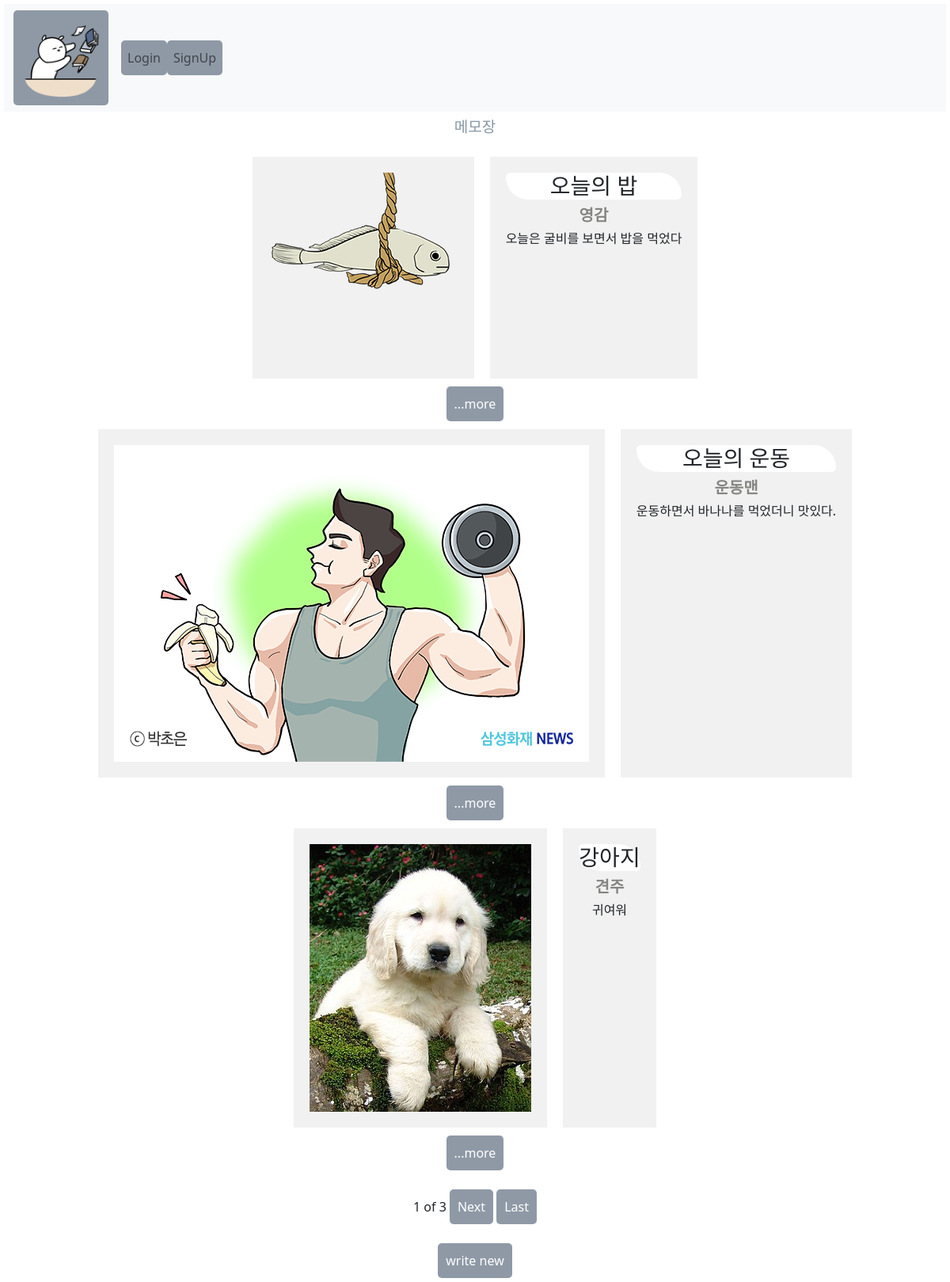
The page / on the database its author committed.
### blogapp/models.py (models this page shows, shortened)
class Blog(models.Model):
    blog_title = models.CharField(max_length=200)
    blog_writer = models.CharField(max_length=100)
    blog_date = models.DateTimeField()
    blog_body = models.TextField()
    blog_img = models.ImageField(upload_to="blog/", blank = True, null = True)
    image_thumbnail = ImageSpecField(source = 'blog_img', processors=[ResizeToFill(120,100)])
    def blog_summary(self):
        return self.blog_body[:100]

### blogapp/views.py (the view)
# urls.py: path('', bloghome, name="bloghome"),
def bloghome(request):
    blog = Blog.objects.all()
    blogList = Blog.objects.all()
    paginator = Paginator(blogList, 3)
    page = request.GET.get('page')
    posts = paginator.get_page(page) #해당페이지 번호에 해당하는 페이지가 posts에 저장
    return render(request,'bloghome.html',{'blog' : blog, 'posts' : posts})

### blogapp/templates/bloghome.html (shortened to what this page needs)
{% extends 'base.html' %}
{% block content %}
    <h1>메모장</h1>
    <div class="contain">
    {% for blog in posts %}
        <div class="flex-container">
            {%if blog.blog_img %}
            <div>
                <img src="{{blog.image_thumbnail.url}}">
            </div>
            {%endif%}
            <div>
                <h3 class="round">{{blog.blog_title}}</h3>
                <h5><b>{{blog.blog_writer}}</b></h5>
                <h6>{{blog.blog_summary}} </h6>
            </div>
        </div>
        <a href="{%url 'blogdetail' blog.id %}">...more</a>
        <br>
        </div>
    {% endfor %}
    <br>
    <span>{{posts.number}}</span>
    <span>of</span>
    <span>{{posts.paginator.num_pages}}</span>
    {% if posts.has_next %}
    <a href="?page={{posts.next_page_number}}">Next</a>
    <a href="?page={{posts.paginator.num_pages}}">Last</a>
    {% endif %}
    <br> <br>
    <div>
        <a href="{%url 'blognew'%}">write new</a>
    </div>
{% endblock %}

### blogproject/templates/base.html (shortened to what this page needs)
<!DOCTYPE html>
{% load static %}
<html lang="en">
<head>
    <link href="https://cdn.jsdelivr.net/npm/bootstrap@5.0.0/dist/css/bootstrap.min.css" rel="stylesheet">
    <link rel="stylesheet" type="text/css" href={% static 'blogStyle.css' %}/>
</head>
<body>
    <nav class="navbar navbar-expand-lg navbar-light bg-light">
        <div class="container-fluid">
          <a class="navbar-brand" href = "{%url 'bloghome'%}" >
            <img src = "{% static 'diary.png'%}" alt = "" width = "100" height = "100" >
          </a>
          <div class="collapse navbar-collapse" id="navbarSupportedContent">
            <ul class="navbar-nav me-auto mb-2 mb-lg-0">
              {% if not user.is_authenticated %}
              <li class="nav-item">
                <a class="nav-link" href = "{%url 'login' %}" >Login</a>
              </li>
              <li class="nav-item">
                <a class="nav-link" href = "{%url 'signup' %}" >SignUp</a>
              </li>
              {% endif %}
          </div>
        </div>
      </nav>
<div class= "container">
    {% block content %}
    {% endblock %}
</body>
</html>

### blogapp/static/blogStyle.css (style rules this page uses)
a:link, a:visited { background: #8F99A6; color: rgb(255, 255, 255); text-decoration: none; display: inline-block; border-radius:5px; padding: 10px; }
.round { border-radius:10px 50px 10px 50px; background-color:#ffffff; }
body { background-color:#ffffff; padding : 5px; }
h1 { padding: 0.43em 1em; font-size: 19px; border-radius: 3px; color: #8697A6; }
h3 { background-color: white; }
h5 { font-family: serif; color:#858582; }
.flex-container { display: flex; justify-content: center; }
.flex-container > div { background-color: #f1f1f1; margin: 10px; padding: 20px; font-size: 30px; }

### blogproject/templates/base.html (style rules this page uses)
body { text-align: center; }

### rows shown on the page
Blog: image_thumbnail (picture), blog_title "오늘의 밥", blog_writer "영감", blog_summary "오늘은 굴비를 보면서 밥을 먹었다"
Blog: image_thumbnail (picture), blog_title "오늘의 운동", blog_writer "운동맨", blog_summary "운동하면서 바나나를 먹었더니 맛있다."
Blog: image_thumbnail (picture), blog_title "강아지", blog_writer "견주", blog_summary "귀여워"

### other values the page prints
{{ posts.number }} "1"
{{ posts.paginator.num_pages }} "3"
